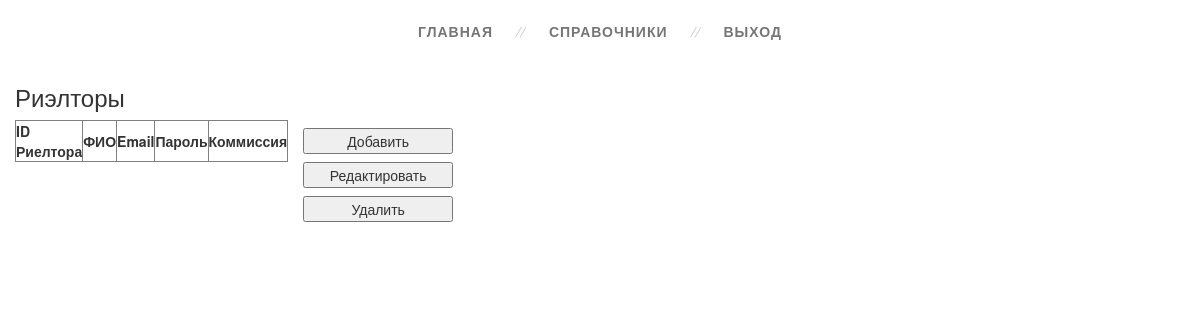
Page /Realtor.php on the earlier database version.
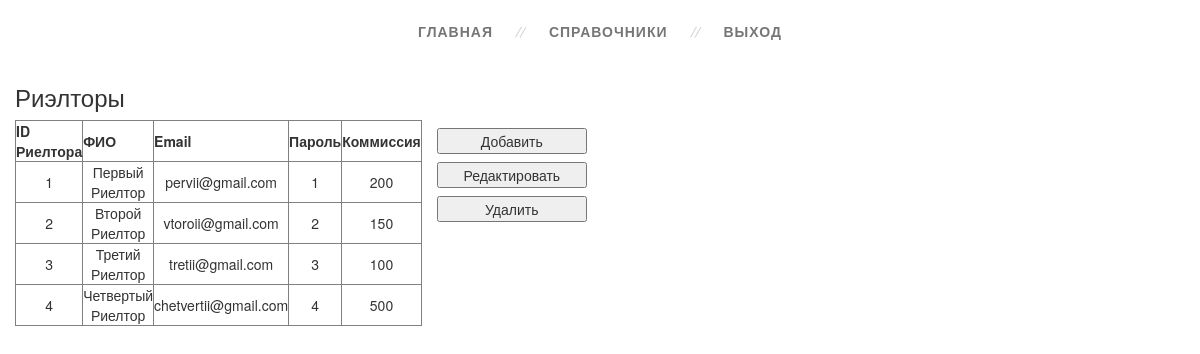
Same page on the later database version.
### tables this page shows
CREATE TABLE `Realtor` (
  `ID_Realtor` int(11) NOT NULL,
  `Email` varchar(50) NOT NULL,
  `Password` varchar(50) NOT NULL,
  `FIO` varchar(255) NOT NULL,
  `CommissionShare` float DEFAULT NULL,
  `IsDelete` bit(1) NOT NULL DEFAULT b'0'
);

### model/ModelBase.php (called while the page is built, shortened)
<?php
abstract class ModelBase
{
	private static $db_host = "localhost";
	private static $db_username = "root";
	private static $db_password = "";
	private static $db_name = "ProjectSRID";
	private static $connection;
	protected static $select;
	protected static $table;
	private static function OpenConnection()
	{
		self::$connection = mysqli_connect(self::$db_host, self::$db_username, self::$db_password, self::$db_name);
	}
	public static function Select()
	{
		$query = static::$select . " WHERE " . static::$table .".IsDelete != 1";
		$result = mysqli_query(self::$connection, $query);
		$list = array();
		while ($row = mysqli_fetch_assoc($result))
		{
			$entity = new $class;
			foreach ($row as $key => $value)
			{
				$entity->$key = $value;
			}
			$list[] = $entity;
    	}
		return $list;
	}
}
?>

### Realtor.php (the view, shortened to what this page needs)
<?php
require_once "model\ModelBase.php";
?>
<!doctype html>
<html lang="en">
<head>
    <link rel="stylesheet" href="style.css">
    <link rel="stylesheet" href="libs/Bootstrap/css/bootstrap.min.css">
</head>
<body>
<div class="section">
    <div class="container">
        <div class="row">
            <nav>
                <ul class="topmenu">
                    <li><a href="Main.php">Главная</a></li>
                    <li><a>Справочники</a>
                    </li>
                    <li><a href="Auth.php">Выход</a></li>
                </ul>
            </nav>
        </div>
    </div>
    <div class="container">
        <div class="row" id="table_realtor">
            <h3>Риэлторы</h3>
            <?php
            $realtor = new Realtor();
            $all_realtors = $realtor->Select();
            echo '<table class="tableInfo col-lg-2" border="1">';
            echo '<tr><th>ID Риелтора</th><th>ФИО</th><th>Email</th><th>Пароль</th><th>Коммиссия</th></tr>';
            foreach ($all_realtors as $single_realtor)
            {
                echo '<tr>';
                echo '<td>' . $single_realtor->ID_Realtor . '</td>';
                echo '<td>' . $single_realtor->FIO . '</td>';
                echo '<td>' . $single_realtor->Email . '</td>';
                echo '<td>' . $single_realtor->Password . '</td>';
                echo '<td>' . $single_realtor->CommissionShare . '</td>';
                echo '</tr>';
            }
            echo '</table>';
            ?>
            <div class="col-lg-2 buttons">
                <button id="button_add">Добавить</button>
                <button id="button_update">Редактировать</button>
                <button id="button_delete">Удалить</button>
            </div>
        </div>
    </div>
</div>
</body>
</html>

Differences in the rows shown:
added realtor: ID_Realtor "1", FIO "Первый Риелтор", Email "pervii@gmail.com", Password "1", CommissionShare "200"
added realtor: ID_Realtor "2", FIO "Второй Риелтор", Email "vtoroii@gmail.com", Password "2", CommissionShare "150"
added realtor: ID_Realtor "3", FIO "Третий Риелтор", Email "tretii@gmail.com", Password "3", CommissionShare "100"
added realtor: ID_Realtor "4", FIO "Четвертый Риелтор", Email "chetvertii@gmail.com", Password "4", CommissionShare "500"
